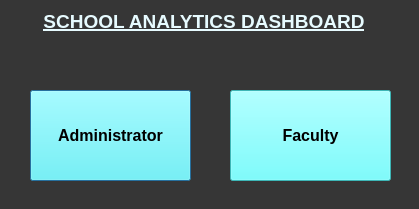
<?xml version="1.0" encoding="UTF-8"?>
<ui version="4.0">
 <class>Dialog</class>
 <widget class="QDialog" name="Dialog">
  <property name="geometry">
   <rect>
    <x>0</x>
    <y>0</y>
    <width>419</width>
    <height>209</height>
   </rect>
  </property>
  <property name="windowTitle">
   <string>Dialog</string>
  </property>
  <property name="styleSheet">
   <string notr="true">background-color:rgb(54,54,54);</string>
  </property>
  <widget class="QLabel" name="label">
   <property name="geometry">
    <rect>
     <x>30</x>
     <y>10</y>
     <width>348</width>
     <height>65</height>
    </rect>
   </property>
   <property name="font">
    <font>
     <family>MS Shell Dlg 2</family>
     <pointsize>14</pointsize>
     <weight>75</weight>
     <italic>false</italic>
     <bold>true</bold>
     <underline>true</underline>
    </font>
   </property>
   <property name="mouseTracking">
    <bool>false</bool>
   </property>
   <property name="layoutDirection">
    <enum>Qt::LeftToRight</enum>
   </property>
   <property name="autoFillBackground">
    <bool>false</bool>
   </property>
   <property name="styleSheet">
    <string notr="true">
color:rgb(231, 251, 255)</string>
   </property>
   <property name="text">
    <string>SCHOOL ANALYTICS DASHBOARD</string>
   </property>
   <property name="alignment">
    <set>Qt::AlignHCenter|Qt::AlignTop</set>
   </property>
   <property name="margin">
    <number>2</number>
   </property>
  </widget>
  <widget class="QPushButton" name="adminlogin">
   <property name="geometry">
    <rect>
     <x>30</x>
     <y>90</y>
     <width>161</width>
     <height>91</height>
    </rect>
   </property>
   <property name="font">
    <font>
     <pointsize>12</pointsize>
     <weight>75</weight>
     <bold>true</bold>
    </font>
   </property>
   <property name="styleSheet">
    <string notr="true">background-color:rgb(85, 255, 255);

</string>
   </property>
   <property name="text">
    <string>Administrator</string>
   </property>
  </widget>
  <widget class="QPushButton" name="facultylogin">
   <property name="geometry">
    <rect>
     <x>230</x>
     <y>90</y>
     <width>161</width>
     <height>91</height>
    </rect>
   </property>
   <property name="font">
    <font>
     <pointsize>12</pointsize>
     <weight>75</weight>
     <bold>true</bold>
    </font>
   </property>
   <property name="styleSheet">
    <string notr="true">background-color:rgb(85, 255, 255);

</string>
   </property>
   <property name="text">
    <string>Faculty</string>
   </property>
  </widget>
 </widget>
 <resources/>
 <connections/>
</ui>
